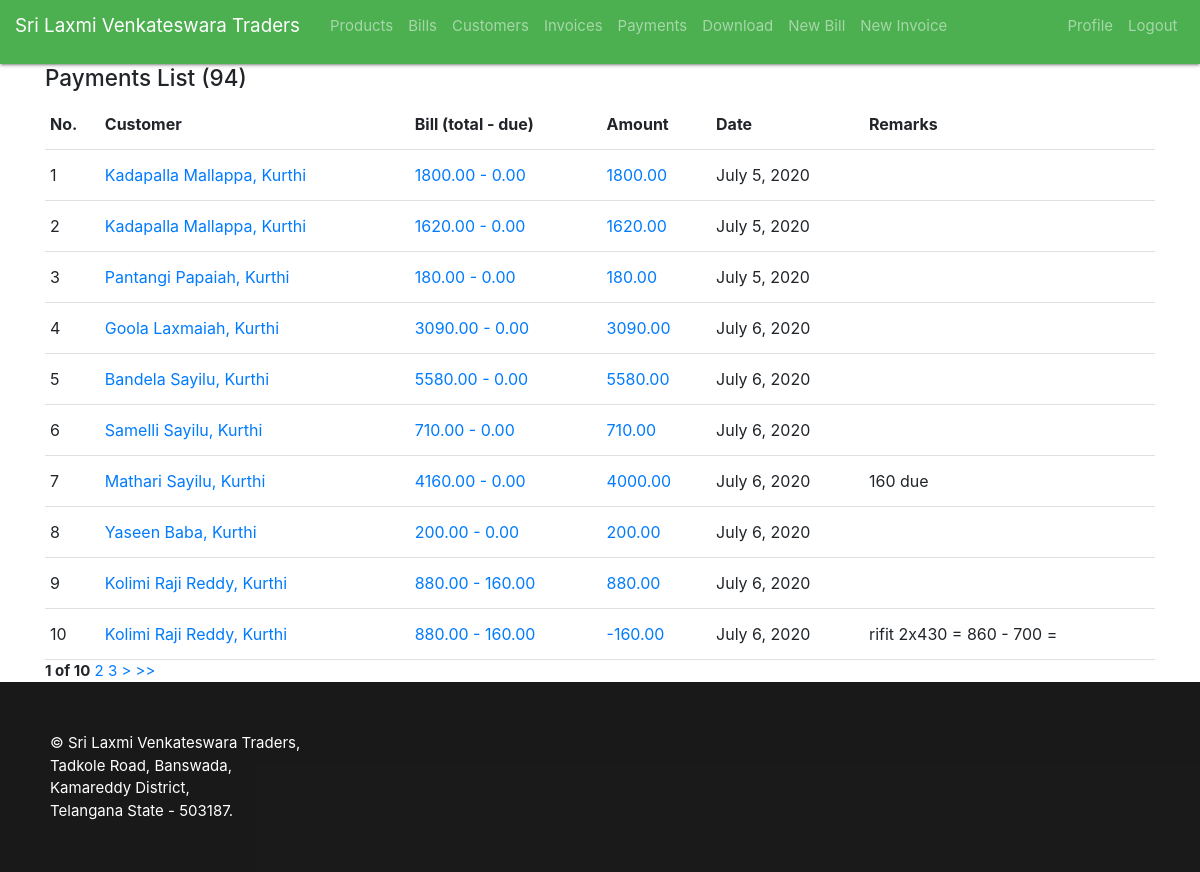
Page /payments/ (signed in) on the earlier database version.
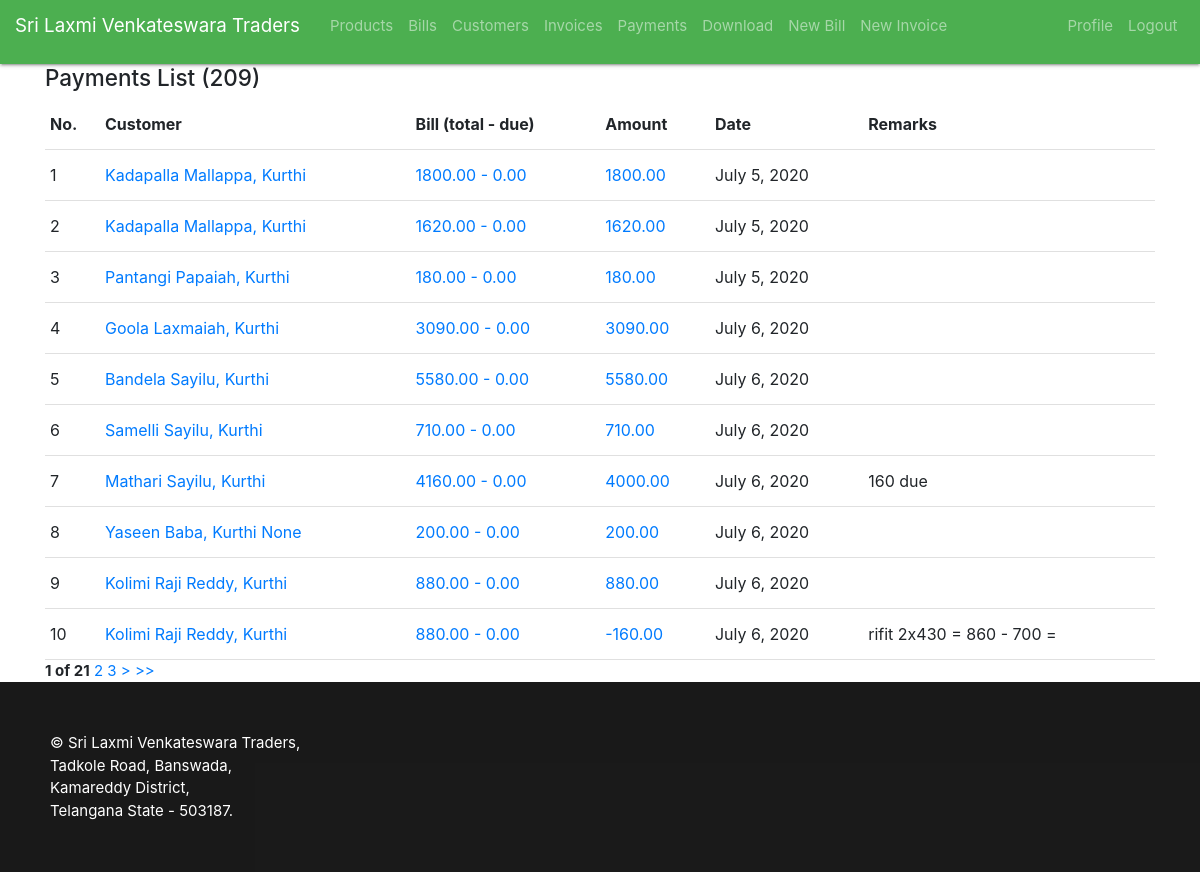
Same page on the later database version.
### home/models.py (models this page shows, shortened)
class Payment(models.Model):
    bill = models.ForeignKey(Bill,models.CASCADE)
    intrest_rate = models.DecimalField(max_digits=5,decimal_places=2,default=0)#default may be used in views.payment as 0
    date = models.DateTimeField(auto_now_add=True)
    amount = models.DecimalField(max_digits=10,decimal_places=2)
    remarks = models.TextField(default='')

class Bill(models.Model):
    customer = models.ForeignKey('Customer',on_delete=models.CASCADE)
    date = models.DateTimeField(auto_now_add=True)
    total = models.DecimalField(max_digits=10,decimal_places=2,default=0)
    due = models.DecimalField(max_digits=10, decimal_places=2,default=0)

class Customer(models.Model):
    name = models.CharField(max_length=64)
    phone = models.IntegerField(null=True)
    email = models.EmailField(null=True)
    id_in_book = models.IntegerField(default=0)
    address = models.ForeignKey(Village,models.CASCADE,related_name='user_address')#models.CharField(max_length=128)
    due = models.DecimalField(default=0,decimal_places=2,max_digits=10)
    def __str__(self):
        phone = ''
        if self.phone != -1:
            phone = self.phone
        return " "+self.name+", "+" "+self.address.village+" "+str(phone)

class Village(models.Model):
    village = models.CharField(max_length=64)
    mandal = models.CharField(max_length=64)
    district = models.CharField(max_length=64)

### home/views.py (the view)
# urls.py: path('payments/',PaymentsListView.as_view(),name='payments'),
class PaymentsListView(PermissionRequiredMixin, MyListView):
    model = Payment
    permission_required = 'view_payment'
    context_object_name = "payments"
    paginate_by = 10
    table = "home_payment AS p INNER JOIN home_bill as b ON p.bill_id = b.id INNER JOIN home_customer AS c ON b.customer_id = c.id "
    sort_links = ['id','c.name','b.due','amount','date','id']

### home/views.py (called while the page is built)
    def get_context_data(self):
        context = super().get_context_data()
        context['sort_links'] = self.sort_links
        context['page'] = self.page
        context['order'] = self.order
        context['order_by'] = self.order_by
        context['paginate_by'] = self.paginate_by
        return context

    def get_queryset(self):
        if self.request.method == 'GET':
            GET = self.request.GET
            if 'page' in GET:
                self.page = GET['page']
            if 'order_by' in GET:
                self.order_by = GET['order_by']
            if 'order' in GET :
                self.order = GET['order']
        if self.table :
            return self.model.objects.raw("SELECT * FROM "+self.table+" WHERE "+self.where+" ORDER BY "+self.order_by+" "+self.order)#+" LIMIT "+str(int(self.page))+" , "+str(int(self.paginate_by)))
        return self.model.objects.raw("SELECT * FROM home_"+self.model._meta.object_name+" WHERE "+self.where+" ORDER BY "+self.order_by+" "+self.order)#+" LIMIT "+str(int(self.page))+" , "+str(int(self.paginate_by)))

### home/templates/home/payment_list.html
{% extends 'home/list.html' %}
{% block content %}
    <h4>Payments List ({{ page_obj.paginator.count }})</h4>
    {% if payments %}
        <table>
            <thead>
            <tr>
                <th>No.</th>
                <th>Customer</th>
                <th>Bill (total - due)</th>
                <th>Amount</th>
                <th>Date</th>
                <th>Remarks</th>
            </tr>
            </thead>
            <tbody>
            {% for p in payments %}
                <tr>
                    <td>{{ p.id }}</td>
                    <td><a href="{% url 'customer_bills' p.bill.customer.id %}" >{{p.bill.customer}}</a></td>
                    <td><a href="{% url 'bill_particular' p.bill.id %}">{{ p.bill.total }} - {{ p.bill.due }}</a></td>
                    <td><a href="{% url 'payment' p.bill.id %}">{{ p.amount }}</a></td>
                    <td><span class="date">{{ p.date.date }}<span class="time">,{{ p.date.time }}</span></span></td>
                    <td>{{ p.remarks }}</td>
                </tr>
            {% endfor %}
            </tbody>
        </table>
    {% else %}
        No payments till now.
    {% endif %}
{% endblock %}

Differences in the rows shown:
changed through a linked row, Payment id 8: bill.customer "Yaseen Baba, Kurthi" → "Yaseen Baba, Kurthi None"
changed through a linked row, Payment id 9: bill.due "160.00" → "0.00"
changed through a linked row, Payment "rifit 2x430 = 860 - 700 =": bill.due "160.00" → "0.00"
Other differences:
{{ page_obj.paginator.count }}: "94" → "209"
new list line: "1 of 21"
list line gone: "1 of 10"
